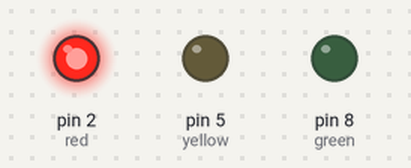
This sketch was run on a simulated Arduino Uno, built with avr-gcc and run on an emulated ATmega328P. Parts: output pins drawn as LEDs (lit = HIGH).

Above: at 5.0 s.
At 10.7 s:
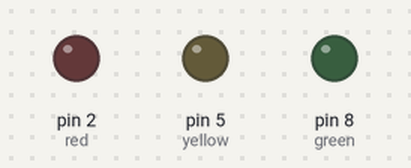
At 17.0 s:
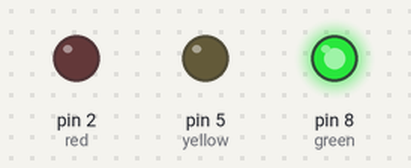
At 23.2 s:
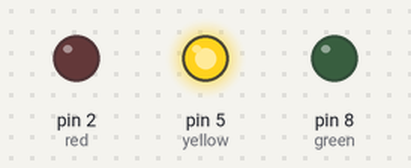
Timing chart, 0 to 31.2 s (numbered marks = the images above):
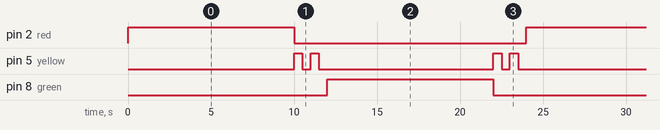

Measured:
- by itself, pin 2 (red), pin 8 (green): alternates HIGH for 10.0 s and LOW for 14.0 s
- by itself, pin 5 (yellow): repeats every 12.0 s: LOW 0.50 s, HIGH 0.50 s, LOW 10.5 s, HIGH 0.50 s
- by itself, everything shown: repeats every 24.0 s, in 10 steps

The sketch:

led_blinking.ino
```cpp
int green = 8;
int yellow = 5;
int red = 2;

int stopGoTime = 10000;   // red and green both use this (10 seconds)

void setup() {
  pinMode(green, OUTPUT);
  pinMode(yellow, OUTPUT);
  pinMode(red, OUTPUT);
}

// Blinks the yellow LED twice
void blinkYellow() {
  for (int i = 0; i < 2; i++) {
    digitalWrite(yellow, HIGH);
    delay(500);
    digitalWrite(yellow, LOW);
    delay(500);
  }
}

void loop() {
  // RED - stop
  digitalWrite(red, HIGH);
  delay(stopGoTime);
  digitalWrite(red, LOW);

  // YELLOW - get ready to go
  blinkYellow();

  // GREEN - go
  digitalWrite(green, HIGH);
  delay(stopGoTime);
  digitalWrite(green, LOW);

  // YELLOW - get ready to stop
  blinkYellow();

  // loop() now repeats from RED
}
```
